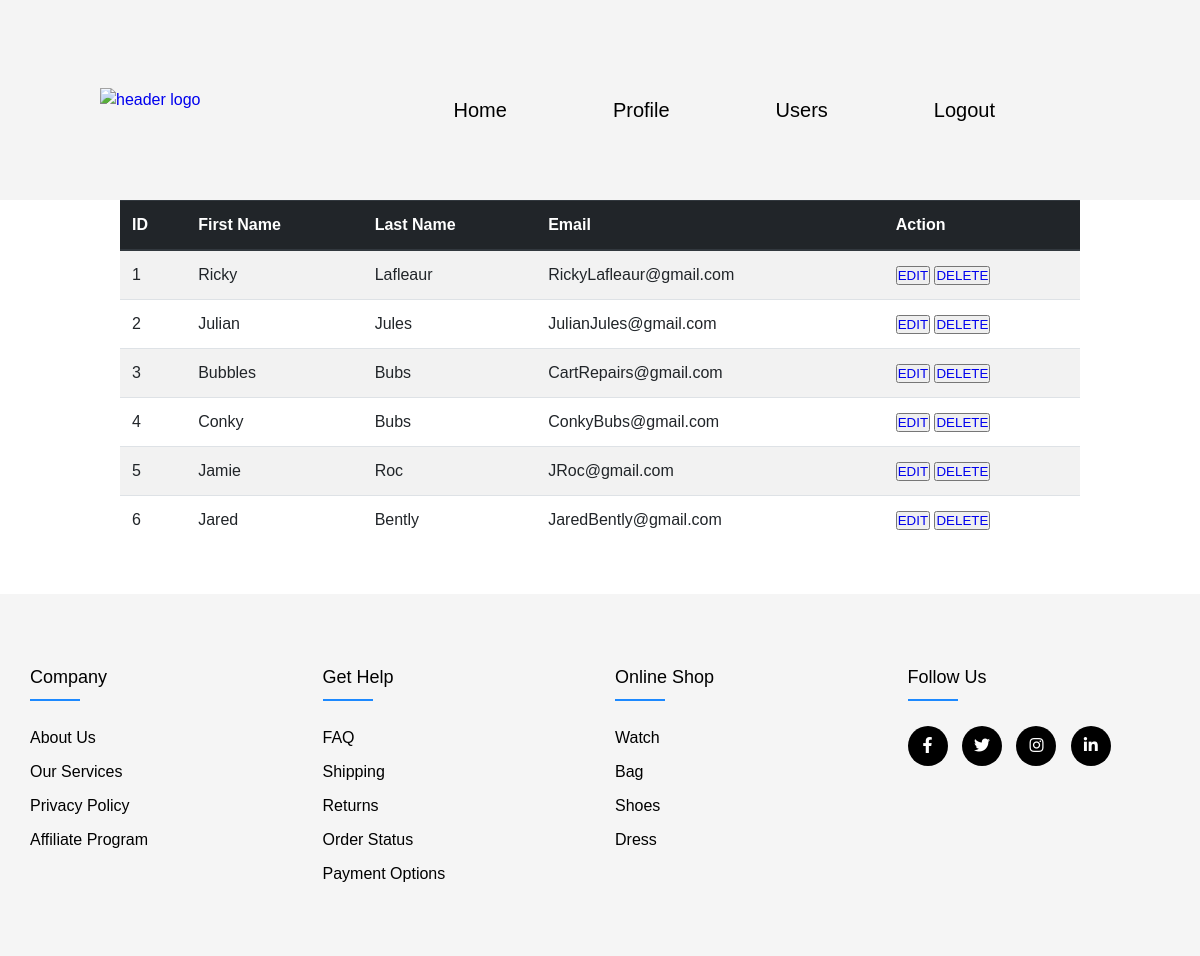
The app's page /users.php (signed in) with its own data.
### tables this page shows
CREATE TABLE accounts(
                         id int(11) NOT NULL AUTO_INCREMENT,
                         fname varchar(255) NOT NULL,
                         lname varchar(255) NOT NULL,
                         email varchar(255) NOT NULL,
                         password varchar(255) NOT NULL,
                         image VARCHAR(255),
                         PRIMARY KEY (id)
);

### database.php (called while the page is built, shortened)
<?php
class Database{
    private $dbServerName = "localhost";
    private $dbUsername = "root";
    private $dbPassword = "";
    private $dbDatabase = "finalproject";
    private $dbPort = 4306;
    public $con;
    public function connect(){
        $this->con = new mysqli($this->dbServerName, $this->dbUsername, $this->dbPassword, $this->dbDatabase, $this->dbPort);
        if(mysqli_connect_error()){
        trigger_error("Failed to connect: " . mysqli_connect_error());
        }else{
            return $this->con;
        }
    }
                        ?>
            <?php
    public function displayData(){
        $query = "SELECT * FROM accounts";
        $result = $this->con->query($query);
        if($result->num_rows > 0){
            $data = array();
            while($row = $result->fetch_assoc()){
                $data[] = $row;
            }
            return $data;
        }else{
            echo "No Users Were Found";
        }
    }
}
?>

### users.php (the view, shortened to what this page needs)
<?php
require_once 'database.php';
$database = new Database();
$database->connect();
$database->notSignedIn();
require "./templates/header.php";
?>
<main class="users">
    <div class="table_container">
        <table class="boostrap4_table_head_dark_striped">
            <thead>
                <th>ID</th>
                <th>First Name</th>
                <th>Last Name</th>
                <th>Email</th>
                <th>Action</th>
            </thead>
            <tbody>
            <?php
            $users = $database->displayData();
            foreach($users as $user){
                ?>
                <tr>
                    <td><?php echo $user['id'];?></td>
                    <td><?php echo $user['fname'];?></td>
                    <td><?php echo $user['lname'];?></td>
                    <td><?php echo $user['email'];?></td>
                    <td>
                        <button class="btnEdit"><a href="edit.php?editId=<?php echo $user['id'];?>">
                                EDIT
                            </a>
                        </button>
                        <button class="btnDelete"><a href="users.php?deletedId=<?php echo $user['id'];?>" onclick="confirm('Are you sure you wan to delete this account?')">
                                DELETE
                            </a>
                        </button>
                    </td>
                </tr>
                <?php
            }
            ?>
            </tbody>
        </table>
    </div>
</main>
<?php
require "./templates/footer.php";
?>

### templates/header.php (shortened to what this page needs)
<!doctype html>
<html lang="en">
<head>
    <link rel="stylesheet" href="./css/style.css">
    <link rel="stylesheet" href="https://pro.fontawesome.com/releases/v5.10.0/css/all.css"/>
</head>
<body>
<header>
    <div class="">
        <a href="content.php"><img src="./img/logo.png" alt="header logo"></a>
    </div>
    <nav>
        <ul>
            <li><a href="content.php?">Home</a></li>
            <li><a href="profile.php">Profile</a></li>
            <li><a href="users.php">Users</a></li>
            <li><a href="logout.php">Logout</a></li>
        </ul>
    </nav>
</header>

### templates/footer.php
<footer class="footer">
    <div class="container">
        <div class="row">
            <div class="footer-col">
                <h4>company</h4>
                <ul>
                    <li><a href="#">about us</a></li>
                    <li><a href="#">our services</a></li>
                    <li><a href="#">privacy policy</a></li>
                    <li><a href="#">affiliate program</a></li>
                </ul>
            </div>
            <div class="footer-col">
                <h4>get help</h4>
                <ul>
                    <li><a href="#">FAQ</a></li>
                    <li><a href="#">shipping</a></li>
                    <li><a href="#">returns</a></li>
                    <li><a href="#">order status</a></li>
                    <li><a href="#">payment options</a></li>
                </ul>
            </div>
            <div class="footer-col">
                <h4>online shop</h4>
                <ul>
                    <li><a href="#">watch</a></li>
                    <li><a href="#">bag</a></li>
                    <li><a href="#">shoes</a></li>
                    <li><a href="#">dress</a></li>
                </ul>
            </div>
            <div class="footer-col">
                <h4>follow us</h4>
                <div class="social-links">
                    <a href="#"><i class="fab fa-facebook-f"></i></a>
                    <a href="#"><i class="fab fa-twitter"></i></a>
                    <a href="#"><i class="fab fa-instagram"></i></a>
                    <a href="#"><i class="fab fa-linkedin-in"></i></a>
                </div>
            </div>
        </div>
    </div>
</footer>
</body>
</html>

### css/style.css (style rules this page uses)
a { text-decoration: none; }
body > header { display: flex; width: auto; height: 200px; background-color: #F4F4F4; align-items: center; padding-left: 100px; }
body > header > nav { display: flex; align-items: center; margin-left: 200px; }
body > header > div > a > img { height: 130px; width: auto; }
body > header > nav > ul { display: flex; }
body > header > nav > ul > li { padding: 53px; list-style: none; padding-bottom: 0; padding-top: 20px; }
body > header > nav > ul > li > a { text-decoration: none; font-size: 20px; color: black; }
body { line-height: 1.5; font-family: 'Poppins', sans-serif; }
* { margin:0; padding:0; box-sizing: border-box; }
.container { max-width: 1170px; margin:auto; }
.row { display: flex; flex-wrap: wrap; }
ul { list-style: none; }
.footer { margin-top: 50px; background-color: whitesmoke; padding: 70px 0; }
.footer-col { width: 25%; padding: 0 15px; }
.footer-col h4 { font-size: 18px; color: black; text-transform: capitalize; margin-bottom: 35px; font-weight: 500; position: relative; }
.footer-col h4::before { content: ''; position: absolute; left:0; bottom: -10px; background-color: #1c89ff; height: 2px; box-sizing: border-box; width: 50px; }
.footer-col ul li:not(:last-child) { margin-bottom: 10px; }
.footer-col ul li a { font-size: 16px; text-transform: capitalize; color: black; text-decoration: none; font-weight: 300; color: black; display: block; transition: all 0.3s ease; }
.footer-col .social-links a { display: inline-block; height: 40px; width: 40px; background-color: black; margin:0 10px 10px 0; text-align: center; line-height: 40px; border-radius: 50%; color: #ffffff; transition: all 0.5s ease; }
body { margin: 0px; }
table.boostrap4_table_head_dark_striped { font-size: 1rem; font-weight: 400; line-height: 1.5; color: #212529; text-align: left; box-sizing: border-box; border-collapse: collapse; width: 100%; margin-bottom: 1rem; background-color: transparent; }
table.boostrap4_table_head_dark_striped thead th { font-size: 1rem; line-height: 1.5; border-collapse: collapse; box-sizing: border-box; text-align: inherit; padding: .75rem; border-top: 1px solid #dee2e6; vertical-align: bottom; border-bottom: 2px solid #dee2e6; color: #fff; background-color: #212529; border-color: #32383e; }
table.boostrap4_table_head_dark_striped td { font-size: 1rem; font-weight: 400; line-height: 1.5; color: #212529; text-align: left; border-collapse: collapse; box-sizing: border-box; padding: .75rem; vertical-align: top; border-top: 1px solid #dee2e6; }
table.boostrap4_table_head_dark_striped tbody tr:nth-of-type(odd) { background-color: rgba(0, 0, 0, .05); }
.table_container { max-width: 80vw; margin-left: auto; margin-right: auto; }
body { font-family: sans-serif; }

### records on screen
accounts: id "1", fname "Ricky", lname "Lafleaur", email "RickyLafleaur@gmail.com"
accounts: id "2", fname "Julian", lname "Jules", email "JulianJules@gmail.com"
accounts: id "3", fname "Bubbles", lname "Bubs", email "CartRepairs@gmail.com"
accounts: id "4", fname "Conky", lname "Bubs", email "ConkyBubs@gmail.com"
accounts: id "5", fname "Jamie", lname "Roc", email "JRoc@gmail.com"
accounts: id "6", fname "Jared", lname "Bently", email "JaredBently@gmail.com"
